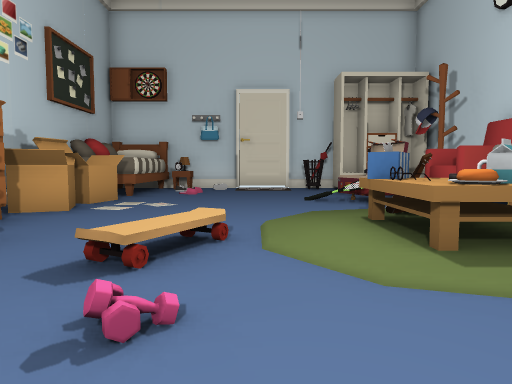
[1] (above)

14 first-person views from a walk through a Unity game level. The camera is 1.5 m above the floor, tilts 4° down and sees 70° across. The floor is counted in squares, 2 m on a side. Each view is taken from the middle of a square. On the plan, view 1 faces up. The plan holds only what a view shows up to about 11 squares ahead; the rest is blank. The player is left out. Some surface patterns are stand-ins.

[2]
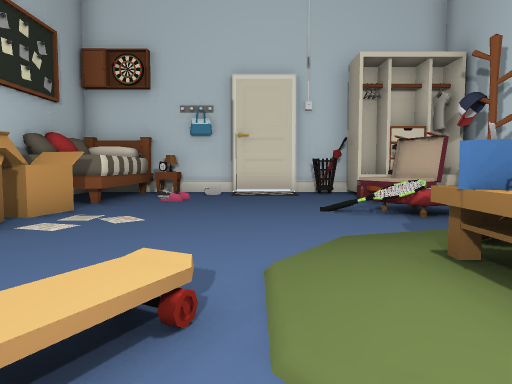

[3]
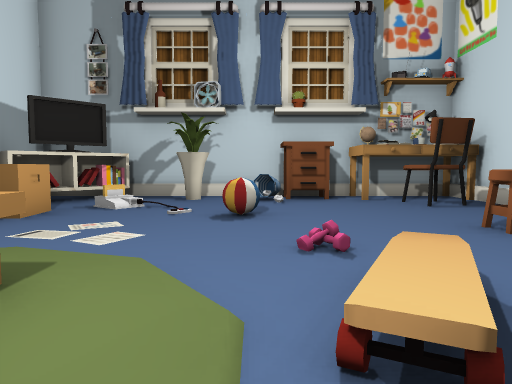

[4]
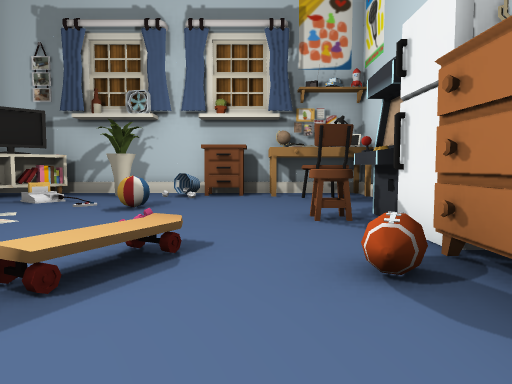

[5]
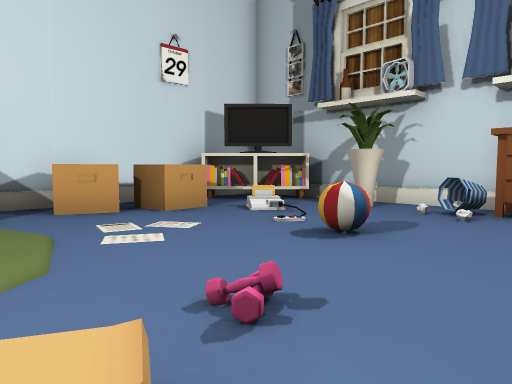

[6]
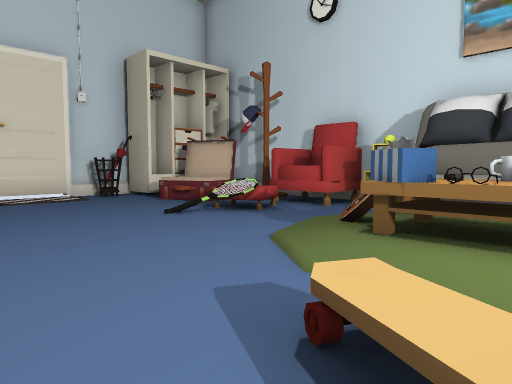

[7]
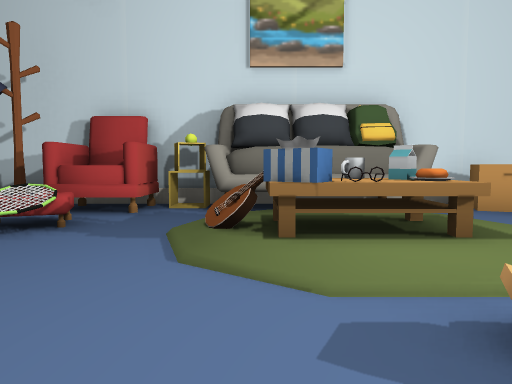

[8]
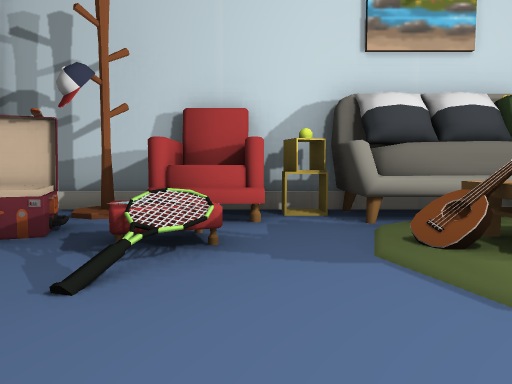

[9]
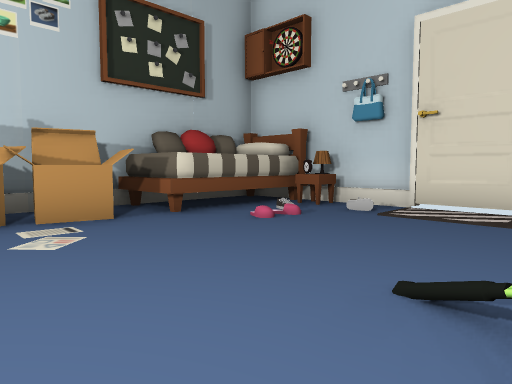

[10]
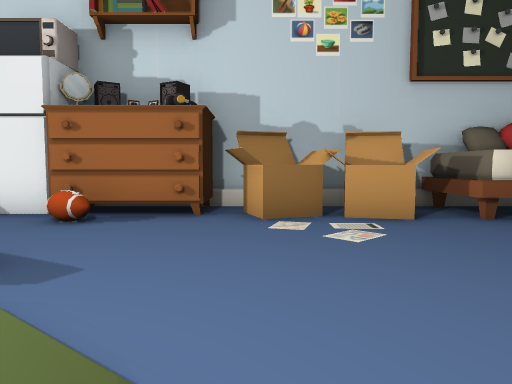

[11]
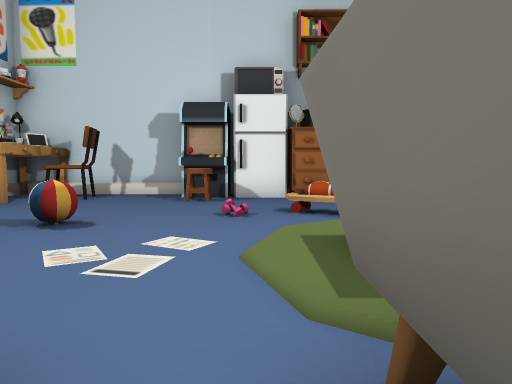

[12]
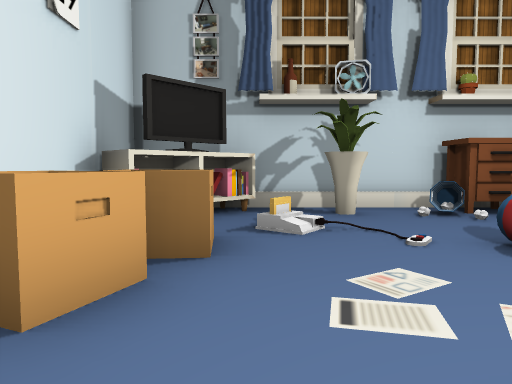

[13]
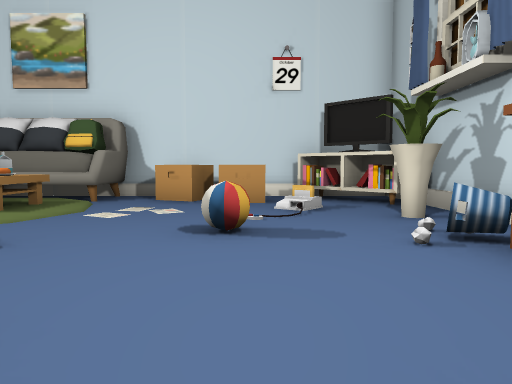

[14]
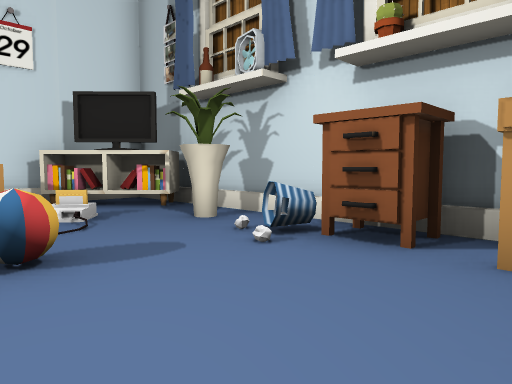

### Floor plan
Key: @ floor where view 1 was taken; # wall or solid block; . main floor; : floor 0.25 m higher than the main floor; / step, stairs or slope; = window, fence, low wall or low ledge; ^ raised ledge; B box; R drawers; T table; N nightstand; U rug; M umbrella; C chair; A ball; F flowerpot; I fridge; O other object.
Columns run from 5 left of view 1 to 6 right of it. Each row starts with its distance up from view 1.
 13   #######
 12   #N#.UM^##
 11   #.....###
 10   #.....=##
  9 ###.......##
  8 #BB....OOOO#
  7 #B.......OO#
  6 #BB..../..O#
  5 #R....:T:###
  4 #R..=/:T:##
  3 #R#.//:T:###
  2 #I.././//..#
  1 ##C......B##
  0 #....@...B#
 -1 #....A...B#
 -2 #CC.......##
 -3 #CC..#F..O##
 -4 ####R##.###
 -5    #######

Where each view was taken, in squares from view 1:
view 1: 0 up, 0 right, facing up
view 2: 2 up, 0 right, facing up
view 3: 5 up, 0 right, facing down
view 4: 6 up, 2 left, facing down
view 5: 3 up, 2 left, facing down-right
view 6: 3 up, 2 left, facing up-right
view 7: 5 up, 2 left, facing right
view 8: 7 up, 1 left, facing right
view 9: 6 up, 2 right, facing up-left
view 10: 6 up, 2 right, facing left
view 11: 2 up, 5 right, facing left
view 12: 3 up, 3 right, facing down
view 13: 1 down, 4 left, facing right
view 14: 0 up, 3 left, facing down-right
